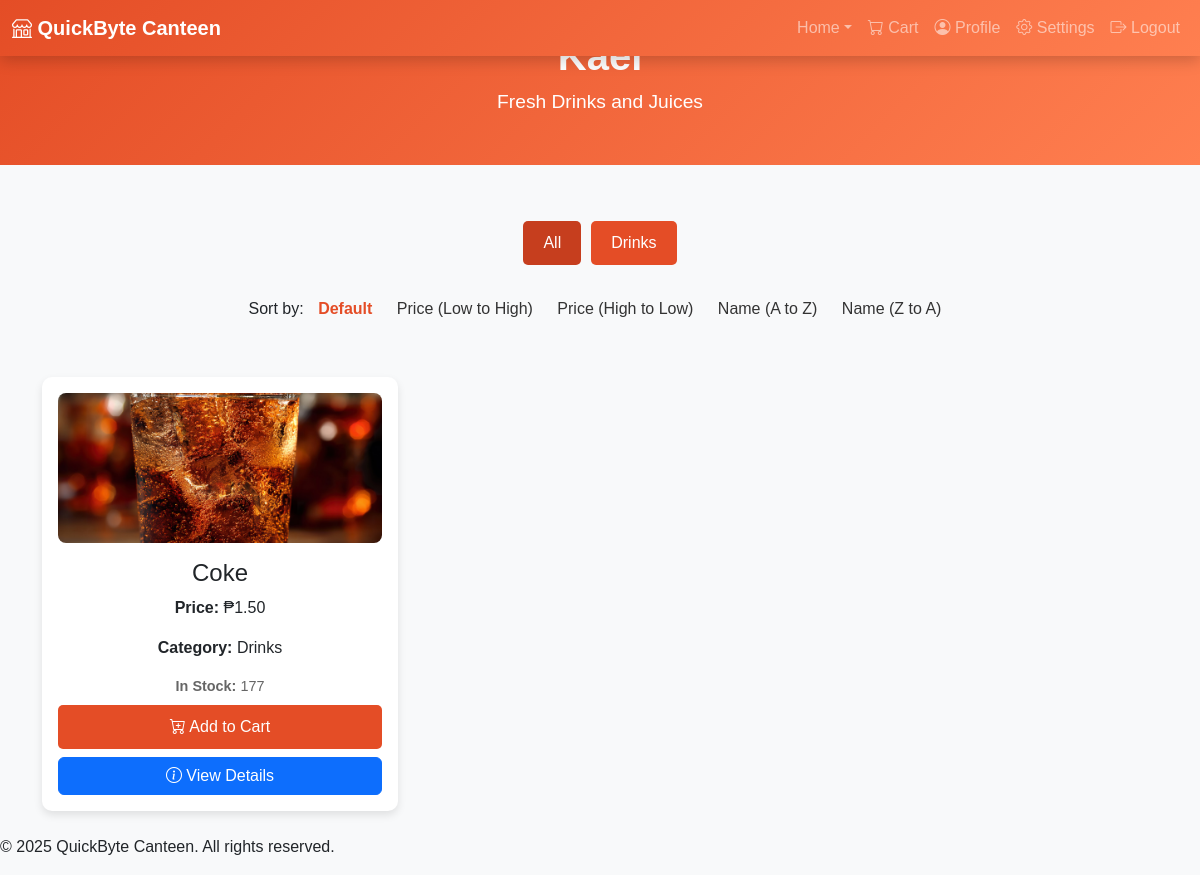
The page /user/food_items.php?stall_id=2 (signed in) on the database its author committed.
### tables this page shows
CREATE TABLE IF NOT EXISTS `stalls` (
  `stall_id` int(11) NOT NULL AUTO_INCREMENT,
  `stall_name` varchar(100) NOT NULL,
  `description` text DEFAULT NULL,
  `image_path` varchar(255) NOT NULL DEFAULT 'default_stall.jpg',
  PRIMARY KEY (`stall_id`)
);

CREATE TABLE IF NOT EXISTS `inventory` (
  `inventory_id` int(11) NOT NULL AUTO_INCREMENT,
  `stall_id` int(11) NOT NULL,
  `product_id` int(11) NOT NULL,
  `quantity` int(11) NOT NULL,
  `expiry_date` timestamp NOT NULL DEFAULT current_timestamp() ON UPDATE current_timestamp(),
  `last_updated` timestamp NOT NULL DEFAULT current_timestamp() ON UPDATE current_timestamp(),
  PRIMARY KEY (`inventory_id`),
  KEY `item_id` (`product_id`),
  KEY `connect_stall` (`stall_id`)
);

CREATE TABLE IF NOT EXISTS `menu_items` (
  `item_id` int(11) NOT NULL AUTO_INCREMENT,
  `name` varchar(100) NOT NULL,
  `price` decimal(10,2) NOT NULL,
  `category` enum('Snacks','Drinks','Meals') NOT NULL,
  `availability` tinyint(1) DEFAULT 1,
  `image_path` varchar(255) NOT NULL DEFAULT 'default.jpg',
  `stall_id` int(11) NOT NULL,
  `description` text DEFAULT NULL,
  PRIMARY KEY (`item_id`),
  KEY `stall_id` (`stall_id`)
);

### user/food_items.php (the view, shortened to what this page needs)
<?php
include '../config.php';
$stall_id = $_GET['stall_id'];
$sql_stall = "SELECT stall_name, description, image_path FROM stalls WHERE stall_id = ?";
$stmt_stall = $con->prepare($sql_stall);
$stmt_stall->bind_param("i", $stall_id);
$stmt_stall->execute();
$result_stall = $stmt_stall->get_result();
$stall = $result_stall->fetch_assoc();
$sql_categories = "SELECT DISTINCT category FROM menu_items WHERE stall_id = ? ORDER BY category ASC";
$stmt_categories = $con->prepare($sql_categories);
$stmt_categories->bind_param("i", $stall_id);
$stmt_categories->execute();
$result_categories = $stmt_categories->get_result();
$categories = $result_categories->fetch_all(MYSQLI_ASSOC);
$category_filter = isset($_GET['category']) ? $_GET['category'] : 'all';
$sort_order = isset($_GET['sort']) ? $_GET['sort'] : 'default';
$sql = "
    SELECT m.item_id, m.name, m.price, m.category, m.image_path, i.quantity AS quantity_in_stock
    FROM menu_items m
    LEFT JOIN inventory i ON m.item_id = i.product_id
    WHERE m.stall_id = ? AND m.availability = 1
";
switch ($sort_order) {
    default:
        $sql .= " ORDER BY m.category ASC";
        break;
}
$stmt = $con->prepare($sql);
if ($category_filter !== 'all') {
    $stmt->bind_param("is", $stall_id, $category_filter);
} else {
    $stmt->bind_param("i", $stall_id);
}
$stmt->execute();
$result = $stmt->get_result();
$menuItems = $result->fetch_all(MYSQLI_ASSOC);
?>
<!DOCTYPE html>
<html lang="en">
<head>
    <link rel="stylesheet" href="https://cdn.jsdelivr.net/npm/bootstrap@5.3.0-alpha1/dist/css/bootstrap.min.css">
    <link rel="stylesheet" href="https://cdn.jsdelivr.net/npm/bootstrap-icons@1.11.3/font/bootstrap-icons.min.css">
</head>
<body>
    <nav class="navbar navbar-expand-lg navbar-dark fixed-top">
        <div class="container-fluid">
            <a class="navbar-brand" href="index.php"><i class="bi bi-shop"></i> QuickByte Canteen</a>
            <div class="collapse navbar-collapse" id="navbarNav">
                <ul class="navbar-nav ms-auto">
                    <li class="nav-item dropdown">
                        <a class="nav-link dropdown-toggle" href="index.php" id="navbarDropdown" role="button"
                           data-bs-toggle="dropdown" aria-expanded="false">Home</a>
                    </li>
                    <li class="nav-item"><a class="nav-link" href="cart.php"><i class="bi bi-cart"></i> Cart</a></li>
                    <li class="nav-item"><a class="nav-link" href="user_profile.php"><i class="bi bi-person-circle"></i> Profile</a></li>
                    <li class="nav-item"><a class="nav-link" href="settings.php"><i class="bi bi-gear"></i> Settings</a></li>
                    <li class="nav-item"><a class="nav-link" href="../auth/logout.php"><i class="bi bi-box-arrow-right"></i> Logout</a></li>
                </ul>
            </div>
        </div>
    </nav>
    <section class="stall-header">
        <div class="container">
            <h2><?php echo htmlspecialchars($stall['stall_name']); ?></h2>
            <p><?php echo htmlspecialchars($stall['description']); ?></p>
        </div>
    </section>
    <section class="container mt-4">
        <div class="filter-buttons">
            <a href="?stall_id=<?php echo $stall_id; ?>&category=all" class="filter-button <?php echo $category_filter === 'all' ? 'active' : ''; ?>">All</a>
            <?php foreach ($categories as $category): ?>
                <a href="?stall_id=<?php echo $stall_id; ?>&category=<?php echo htmlspecialchars($category['category']); ?>" class="filter-button <?php echo $category_filter === $category['category'] ? 'active' : ''; ?>">
                    <?php echo htmlspecialchars($category['category']); ?>
                </a>
            <?php endforeach; ?>
        </div>
        <div class="sorting-options">
            <span>Sort by:</span>
            <a href="?stall_id=<?php echo $stall_id; ?>&category=<?php echo $category_filter; ?>&sort=default" class="<?php echo $sort_order === 'default' ? 'active' : ''; ?>">Default</a>
            <a href="?stall_id=<?php echo $stall_id; ?>&category=<?php echo $category_filter; ?>&sort=price_low_to_high" class="<?php echo $sort_order === 'price_low_to_high' ? 'active' : ''; ?>">Price (Low to High)</a>
            <a href="?stall_id=<?php echo $stall_id; ?>&category=<?php echo $category_filter; ?>&sort=price_high_to_low" class="<?php echo $sort_order === 'price_high_to_low' ? 'active' : ''; ?>">Price (High to Low)</a>
            <a href="?stall_id=<?php echo $stall_id; ?>&category=<?php echo $category_filter; ?>&sort=name_a_to_z" class="<?php echo $sort_order === 'name_a_to_z' ? 'active' : ''; ?>">Name (A to Z)</a>
            <a href="?stall_id=<?php echo $stall_id; ?>&category=<?php echo $category_filter; ?>&sort=name_z_to_a" class="<?php echo $sort_order === 'name_z_to_a' ? 'active' : ''; ?>">Name (Z to A)</a>
        </div>
    </section>
    <section class="container mt-4">
        <div class="row">
            <?php if (!empty($menuItems)): ?>
                <?php foreach ($menuItems as $item): ?>
                    <div class="col-md-4 mb-4">
                        <div class="menu-item <?php echo $item['quantity_in_stock'] <= 0 ? 'sold-out' : ''; ?>">
                            <img src="<?php echo htmlspecialchars($item['image_path']); ?>" alt="<?php echo htmlspecialchars($item['name']); ?>">
                            <div class="card-body">
                                <h4><?php echo htmlspecialchars($item['name']); ?></h4>
                                <p><strong>Price:</strong> ₱<?php echo number_format($item['price'], 2); ?></p>
                                <p><strong>Category:</strong> <?php echo htmlspecialchars($item['category']); ?></p>
                                <p class="stock-info">
                                    <?php if ($item['quantity_in_stock'] > 0): ?>
                                        <strong>In Stock:</strong> <?php echo $item['quantity_in_stock']; ?>
                                    <?php else: ?>
                                        <strong>Sold Out</strong>
                                    <?php endif; ?>
                                </p>
                                <button class="<?php echo $item['quantity_in_stock'] > 0 ? 'btn-add-cart' : 'btn-sold-out'; ?>"
                                    onclick="addToCart(<?php echo $item['item_id']; ?>)" <?php echo $item['quantity_in_stock'] <= 0 ? 'disabled' : ''; ?>>
                                    <?php echo $item['quantity_in_stock'] > 0 ? '<i class="bi bi-cart-plus"></i> Add to Cart' : 'Sold Out'; ?>
                                </button>
                                <a href="product_details.php?item_id=<?php echo $item['item_id']; ?>" class="btn btn-primary w-100 mt-2">
                                    <i class="bi bi-info-circle"></i> View Details
                                </a>
                            </div>
                        </div>
                    </div>
                <?php endforeach; ?>
            <?php else: ?>
                <div class="col-12 text-center">
                    <p>No menu items available for this stall.</p>
                </div>
            <?php endif; ?>
        </div>
    </section>
    <footer>
        <p>&copy; 2025 QuickByte Canteen. All rights reserved.</p>
    </footer>
</body>
</html>

### user/food_items.php (style rules this page uses)
body { background-color: #f8f9fa; font-family: 'Poppins', sans-serif; display: flex; flex-direction: column; min-height: 100vh; }
.navbar { background: linear-gradient(135deg, #e44d26, #ff7f50); color: white; box-shadow: 0 4px 15px rgba(0,0,0,0.2); }
.navbar-brand { font-weight: bold; }
.filter-buttons { margin-bottom: 2rem; display: flex; justify-content: center; gap: 10px; }
.filter-button { background-color: #e44d26; color: white; border: none; border-radius: 5px; padding: 10px 20px; cursor: pointer; transition: opacity 0.3s ease; text-decoration: none; }
.filter-button.active { background-color: #c63e1e; }
.menu-item { background-color: white; border-radius: 10px; box-shadow: 0 4px 8px rgba(0,0,0,0.1); transition: transform 0.3s ease; padding: 1rem; display: flex; flex-direction: column; height: 100%; }
.menu-item img { max-width: 100%; height: 150px; object-fit: cover; border-radius: 8px; margin-bottom: 1rem; cursor: pointer; transition: transform 0.3s ease; }
.menu-item .card-body { flex-grow: 1; text-align: center; }
.stock-info { margin-bottom: 0.5rem; font-size: 0.9rem; color: #666; }
.btn-add-cart { background-color: #e44d26; color: white; border: none; border-radius: 5px; padding: 10px 20px; cursor: pointer; transition: opacity 0.3s ease; width: 100%; margin-top: auto; }
.sorting-options { margin-bottom: 2rem; text-align: center; }
.sorting-options a { margin: 0 10px; text-decoration: none; color: #333; transition: color 0.3s ease; }
.sorting-options a.active { color: #e44d26; font-weight: bold; }
.stall-header { background: linear-gradient(135deg, #e44d26, #ff7f50); color: white; text-align: center; padding: 2rem 0; margin-bottom: 2rem; }
.stall-header h2 { font-size: 2.5rem; font-weight: bold; }
.stall-header p { font-size: 1.2rem; }

### rows shown on the page
stalls: stall_name "Kael", description "Fresh Drinks and Juices"
inventory: product.image_path (picture), product.name "Coke", product.price "1.50", product.category "Drinks", quantity "177", shows "Add to Cart"

### other values the page prints
$category['category'] "Drinks"
